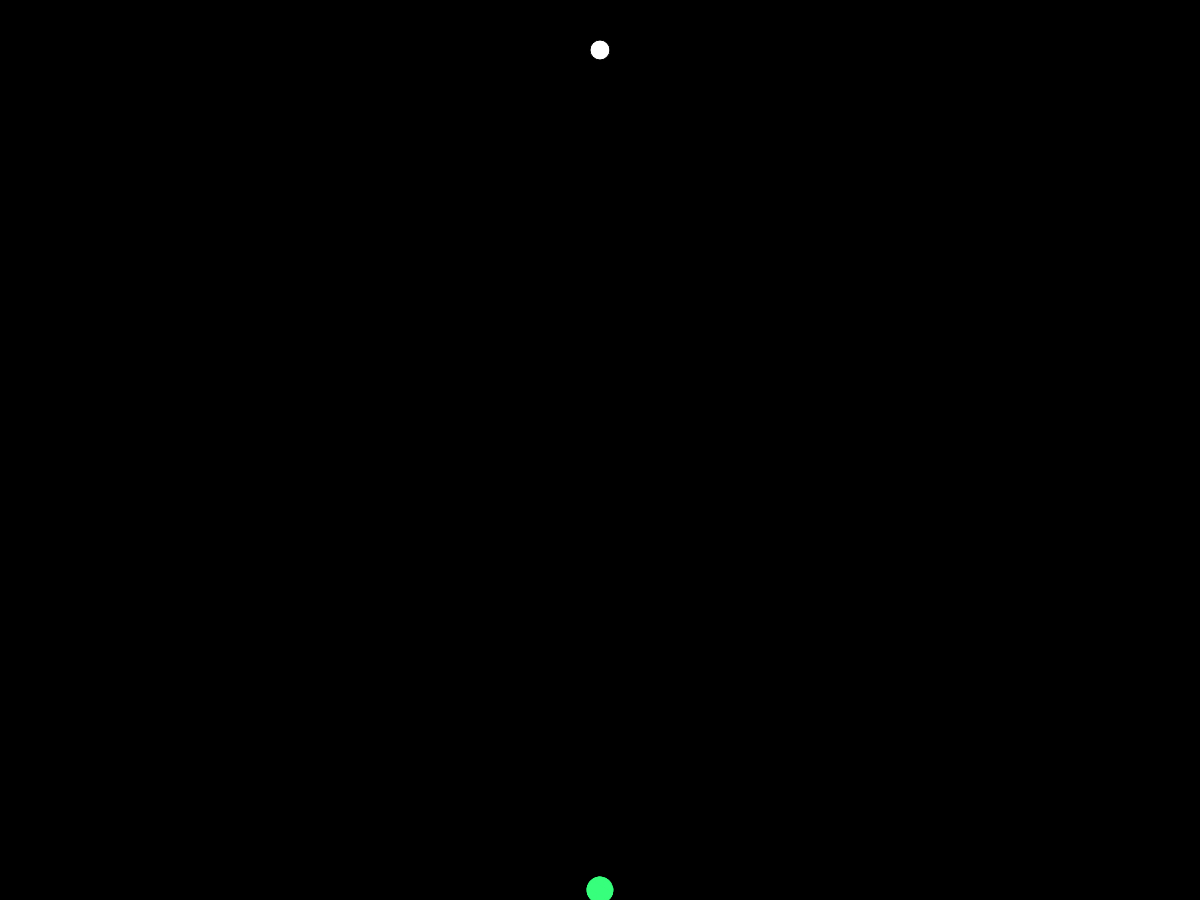
Frame 1 (no input)
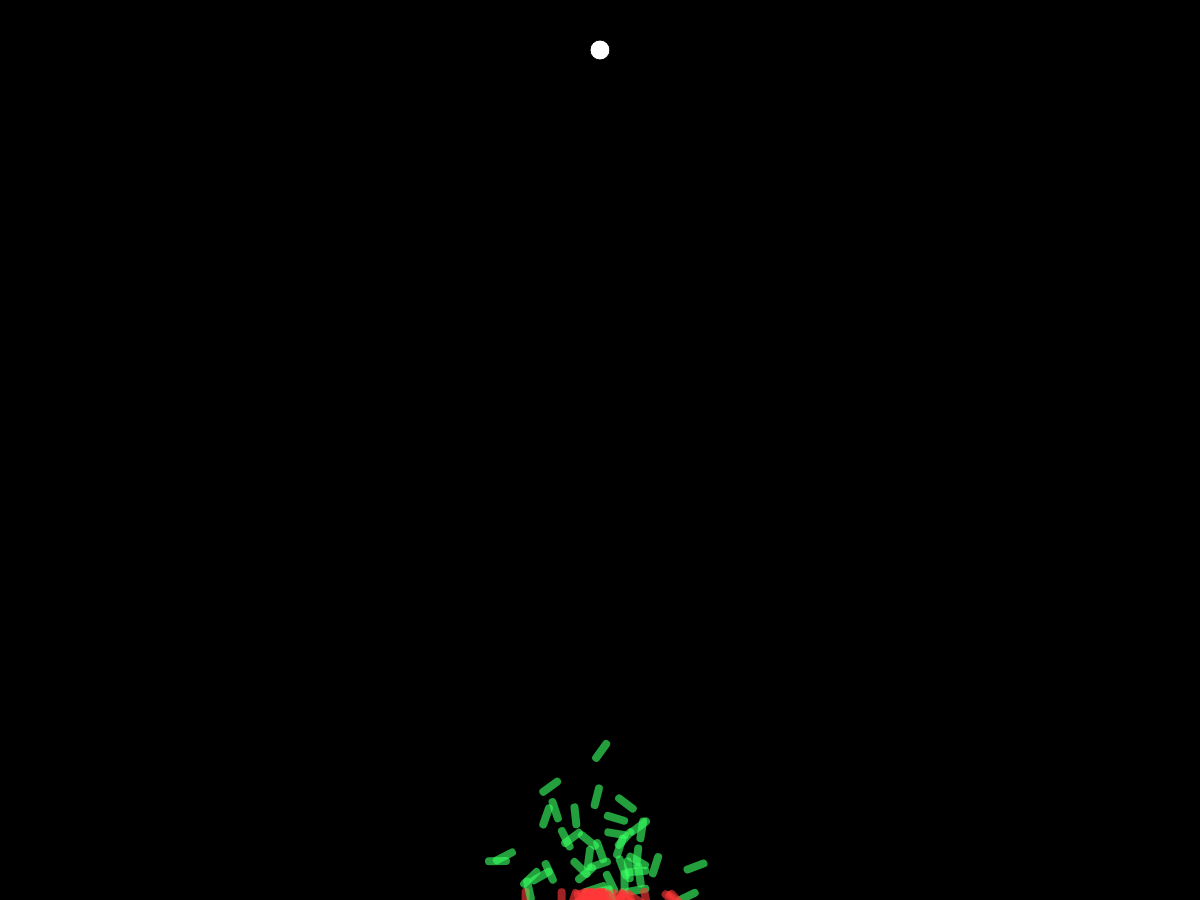
Frame 60 (no input)
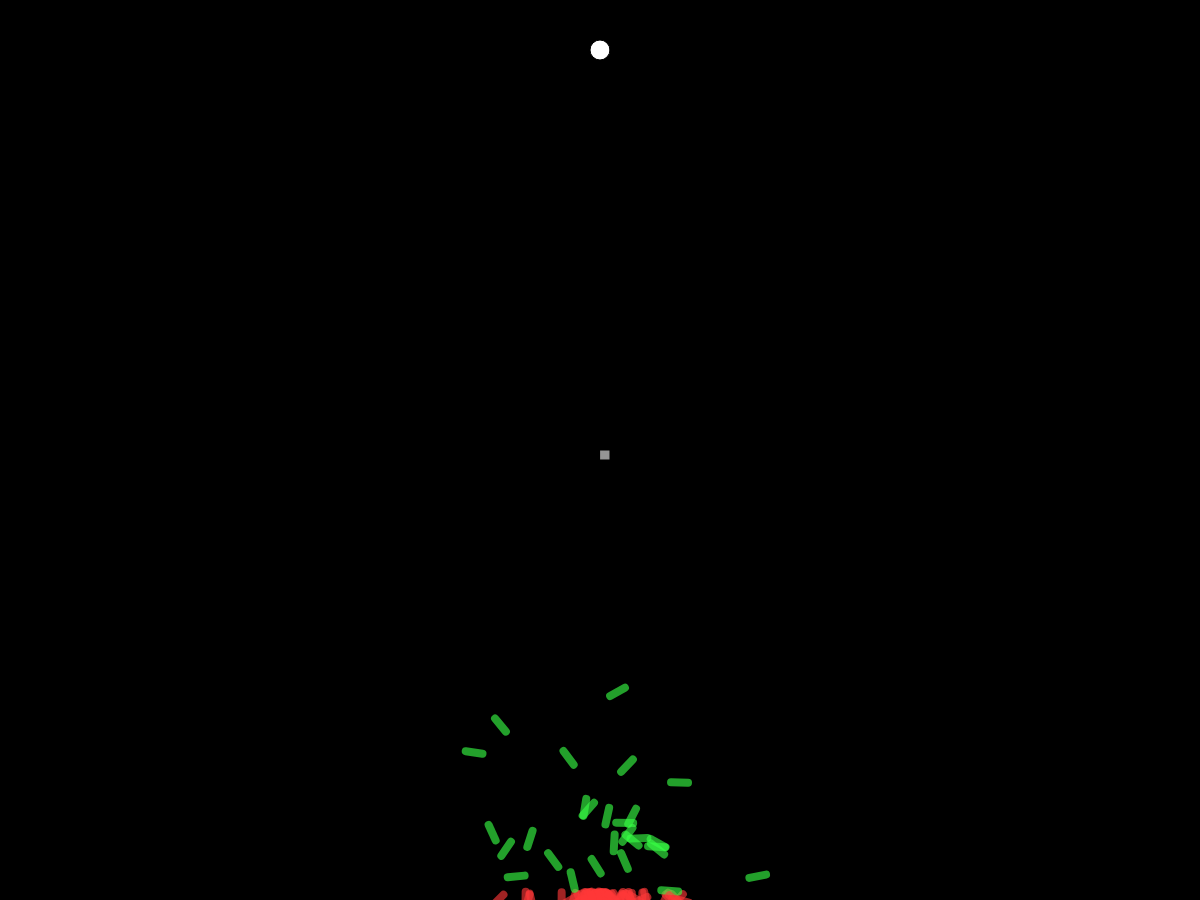
Frame 120 (the mouse pressed at the canvas centre since frame 60)

The p5.js sketch that drew these frames (run headless with seeded random() and noise() and a simulated clock; from frame 60 on, the mouse is pressed at the canvas centre):

// p5.js sketch
// ── sketch.js
class Colony {

  // Colony class contains the colony of ANTs with their methods
  constructor() {
    this.totalAnt = colonySize;
    this.ants = [];
    for (let i = 0; i < this.totalAnt; i++) {
      this.ants.push(new Ant());
    }
    this.matingpool = [];
  }

  show() {
    //rendering the colony
    for (let ant of this.ants) {
      ant.show();
    }
  }

  update() {
    //updating all ants position
    for (let ant of this.ants) {
      ant.update();
    }
  }

  checkCollision(obstacles) {
    //checking for the collision of any ant with obstacles array
    for (let ant of this.ants) {
      ant.collide(obstacles);
    }
  }

  evaluate() {
    let maxFit = 0;
    //calculating the fitness of all ants
    for (let ant of this.ants) {
      ant.calcFitness();
      if (ant.fitness > maxFit) {
        maxFit = ant.fitness;
      }
    }
    this.matingpool = [];
    // adding the ants into the matingpool. 
    // more the fitness more the no. of times that ant added and more will be the probability of that ant to be chosen for mating.
    for (let ant of this.ants) {
      let n = ant.fitness * 10;

      for (let j = 0; j < n; j++) {
        this.matingpool.push(ant);
      }
    }
  }

  selection() {
    let newCol = [];
    //Here choosing two parent from the mating pool and then crossover their DNA and Making child from that DNA with some Mutation in DNA.
    // mutation rate is defined in mutation method.
    for (let i = 0; i < this.totalAnt; i++) {
      let parentADNA = random(this.matingpool).dna;
      let parentBDNA = random(this.matingpool).dna;

      let childDNA = parentADNA.crossover(parentBDNA);
      childDNA.mutation();
      newCol.push(new Ant(childDNA));
    }
    this.ants = newCol;
  }

}




class DNA {
  // DNA holds the array of step on which direction the ant will walk.

  constructor(genes) {
    if (genes) {
      this.genes = genes;
    }
    else {
      this.genes = [];
      for (let i = 0; i < lifeSpan; i++) {
        this.genes[i] = p5.Vector.random2D();
        this.genes[i].setMag(maxForce);
      }
    }
  }

  crossover(dna2) {
    // crossovering the DNAs of parent.
    // some portion of DNA will be of parentA and some will be of parentB.
    let newGenes = [];
    let pivot = random(this.genes.length);
    for (let i = 0; i < this.genes.length; i++) {
      if (i > pivot) {
        newGenes.push(dna2.genes[i]);
      }
      else {
        newGenes.push(this.genes[i]);
      }
    }
    return new DNA(newGenes);
  }
  mutation() {
    const MUTATION_RATE = 0.01; //10%
    for (let i = 0; i < lifeSpan; i++) {
      if (random() < MUTATION_RATE)
      {
        this.genes[i] = p5.Vector.random2D();
        this.genes[i].setMag(maxForce);
      }
    }
  }
}


 
 
class Ant {
  constructor(dna) {
    this.pos = createVector(width / 2, height - 10);
    this.vel = createVector();
    this.acc = createVector();
    if (dna) {
      this.dna = dna;
    }
    else {
      this.dna = new DNA();
    }
    this.fitness = 0;
    this.agetoReach = lifeSpan;
    this.isReached = false;
    this.isDead = false;
  }

  show() {
    push();
    noStroke();
    colorMode(HSB, 255);
    let hue = 100 - (100 * count / lifeSpan);
    //hue 100=green
    //hue 0=red
    //hue goes to RED as ants goes to die.
    fill(hue, 200, 255, 160);
    if (this.isDead) {
      fill(0, 200, 255, 160);
    }
    rectMode(CENTER);
    translate(this.pos.x, this.pos.y);
    rotate(this.vel.heading());
    rect(0, 0, 25, 8, 10);
    pop();
  }

  applyForce(force) {
    this.acc.mult(0);
    this.acc.add(force);
  }

  update() {

    //checkingif ant reached to target(marshmellow)
    if (!this.isReached && dist(this.pos.x, this.pos.y, target.x, target.y) < 10) {
      this.isReached = true;
      this.agetoReach = count;
    }
    //applyForce only if ant is not reached or not dead
    if ((!this.isReached) && (!this.isDead)) {
      this.applyForce(this.dna.genes[count]);
      this.vel.add(this.acc);
      this.vel.mult(0.9);
      //  this.vel.normalize();
      //this.vel.limit(20);
      this.pos.add(this.vel);
    }

    //checking collision with boundary    
    if (this.pos.x < 0 || this.pos.x > width || this.pos.y < 0 || this.pos.y > height) {
      this.isDead = true;
    }
  }

  collide(obstacles) {

    // checking collision with obstacles 
    if (!this.isReached && !this.isDead) {
      for (let obstacle of obstacles) {

        if (this.pos.x < obstacle.pos.x + obstacle.width &&
          this.pos.x > obstacle.pos.x &&
          this.pos.y < obstacle.pos.y + obstacle.height &&
          this.pos.y > obstacle.pos.y) {
          this.isDead = true;
        }
      }
    }
  }

  calcFitness() {
    let d = dist(this.pos.x, this.pos.y, target.x, target.y);
    // fitness is mapped according to the distance between the target and the ant
    // less distance => more fitness
    this.fitness = map(d, 0, height, 10, 0);

    if (this.isReached) {
      // if reached  => more fitness
      // if reached in less time => much more fitness
      this.fitness *= (10 * lifeSpan / this.agetoReach);
    }

    if (this.isDead) {
      // if dead => less fitness
      this.fitness /= 10;
    }
  }
}



class Obstacle {
  // user defined obstaclewith mouse.
  // pos is the position of top left corner of the obstacle.
  constructor(x, y) {
    this.pos = createVector(x, y);
    this.width = 10;
    this.height = 10;
  }

  show() {
    // rendering the obstacle
    fill(255, 150);
    rectMode(CORNER);
    rect(this.pos.x, this.pos.y, this.width, this.height);
  }

  resize() {
    this.width = mouseX - this.pos.x;
    this.height = mouseY - this.pos.y;
  }
  update() {

    if (this.width < 0) {
      this.pos.x += this.width;
      this.width *= -1;
    }
    if (this.height < 0) {
      this.pos.y += this.height;
      this.height *= -1;
    }
  }

}


// OBSTACLE FUNCTIONS
function makeObstacle() {
  //creating new obstacle
  let o = new Obstacle(mouseX, mouseY);
  obstacles.push(o);
  obstaclesCount++;
}

function resizeObstacle() {
  //resizing the last obstacle as mouse position changes
  obstacles[obstaclesCount - 1].resize();
}

function updateObstacle() {
  // resizing and updating the last obstacle last time as mouse button up or touch ends
  obstacles[obstaclesCount - 1].resize();
  obstacles[obstaclesCount - 1].update();
}

function touchStarted() {
  if (mouseX < width && mouseY < height)
  {
    makeObstacle();
  }
}

function touchMoved() {
  if (mouseX < width && mouseY < height)
  {
    resizeObstacle();
  }
}

function touchEnded() {
  if (mouseX < width && mouseY < height)
  {
    updateObstacle();
  }
}



// GLOBAL VARS

let col; //current colony
let lifeSpan = 1000; //total no. of frames for one colony to live.
let colonySize = 100; //total no. of ants in one colony
let maxForce = 1;
let count = 0;
let target; //marshmellow
let obstacles = []; //user drawn obstacles
let obstaclesCount = 0; //no. of obstacles
let canvas;
let slider; //speed slider


function setup() {
  canvas = createCanvas(windowWidth, windowHeight * 0.9);
  col = new Colony();
  target = createVector(width / 2, 50);

  slider = createSlider(1, 100, 1);
  slider.class('custom-range');

}


function draw() {

  //loop to speed up the process
  // Doing the updating work slider.value times but drawing the colony only once in a frame
  for (let i = 0; i < slider.value(); i++)
  {
    col.update();
    col.checkCollision(obstacles);
    if (count === lifeSpan) {
      count = 0;
      col.evaluate();
      col.selection();
    }
    count++;
  }

  //Below things are drawn once per frame.
  background(0);
  col.show();
  fill(255);
  ellipse(target.x, target.y, 20, 20);
  for (let obstacle of obstacles) {
    obstacle.show();
  }
}
